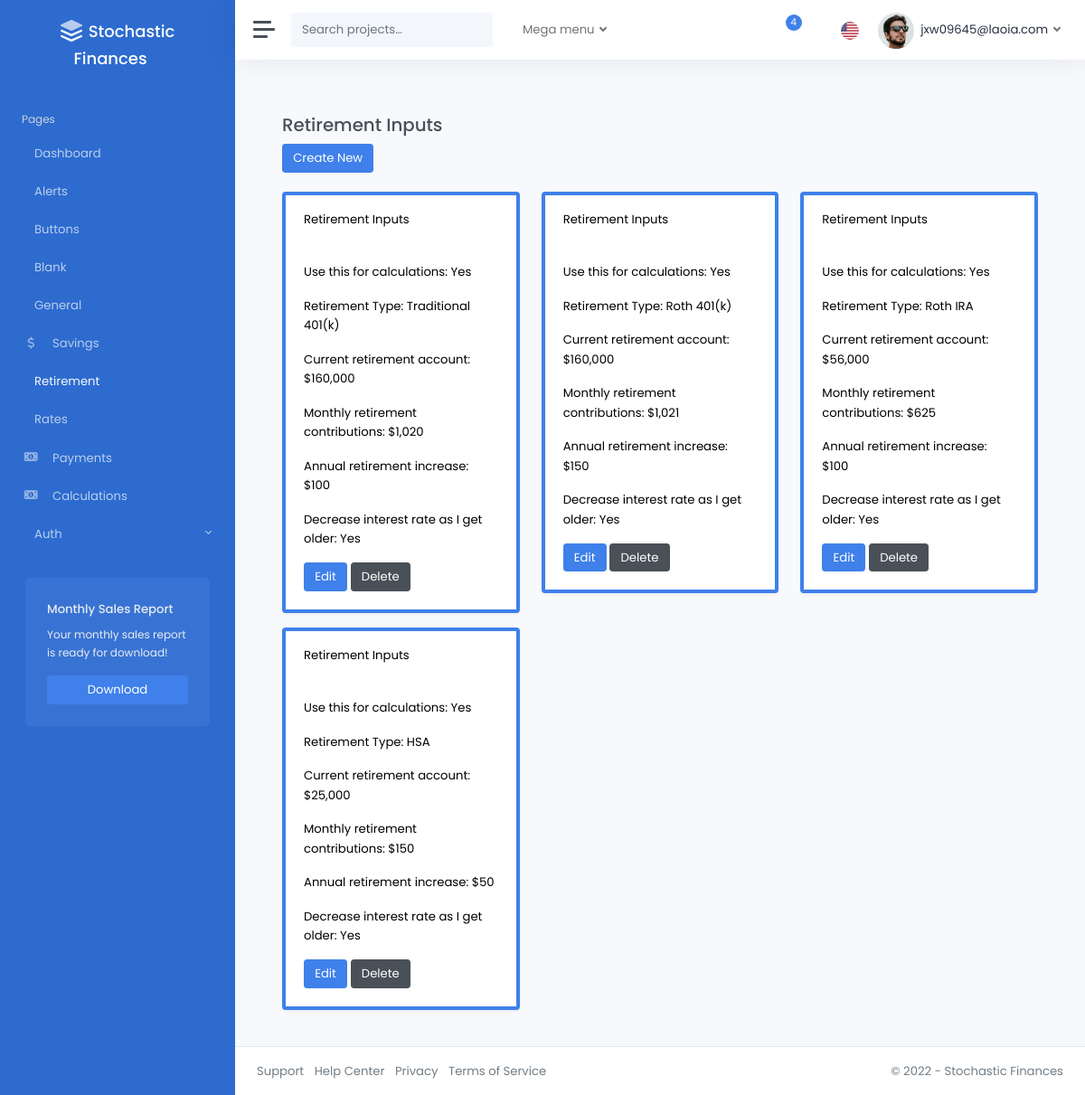
Screenshot of /retirement/ (signed in) with the database file from the repository.
### accounts/models.py (models this page shows, shortened)
class CustomUser(AbstractUser):
    pass

### pages/models.py (models this page shows)
class RetirementInputsModel(models.Model):
    RETIREMENT_TYPE_CHOICES = [
        ("traditional_401k", "Traditional 401(k)"),
        ("roth_401k", "Roth 401(k)"),
        ("traditional_ira", "Traditional IRA"),
        ("roth_ira", "Roth IRA"),
        ("hsa", "HSA"),
        ("brokerage", "Brokerage"),
    ]
    is_active = models.BooleanField(default=False)
    retirement_type = models.CharField(
        max_length=20,
        choices=RETIREMENT_TYPE_CHOICES,
        default="traditional_401k",
    )
    base_retirement = models.FloatField(
        validators=[validate_base_retirement, decimal_validator]
    )
    base_retirement_per_mo = models.FloatField(
        validators=[validate_base_retirement_per_mo, decimal_validator]
    )
    base_retirement_per_yr_increase = models.FloatField(
        validators=[validate_base_retirement_per_yr_increase, decimal_validator]
    )
    interest_rate_per_yr = models.FloatField(
        validators=[validate_rates_per_yr, decimal_validator],
        null=True,
        blank=True,
        help_text="Optional: Leave blank to use default rate from Rates form",
    )
    use_conservative_rates = models.BooleanField(
        default=True,
        help_text="Gradually reduce this account's interest rate toward 5% by age 90",
    )
    created_by = models.ForeignKey(
        CustomUser,
        related_name="retirement_inputs",
        on_delete=models.CASCADE,
        null=True,
        blank=True,
    )
    modified_at = models.DateTimeField(auto_now=True)
    class Meta:
        verbose_name_plural = "Retirement_Inputs"

### pages/views.py (the view)
@login_required
def retirement_inputs_dashboard(request):
    retirement_inputs_models = RetirementInputsModel.objects.filter(
        created_by=request.user
    )
    return render(
        request,
        "pages/retirement_inputs.html",
        {"retirement_inputs": retirement_inputs_models},
    )

### templates/pages/retirement_inputs.html (shortened to what this page needs)
{% extends 'layouts/_base.html' %}
{% load static %}
{% block content %}
<div class="container">
    <br />
    <h3>Retirement Inputs</h3>
    <div>
        <a href="{% url 'retirement_inputs_create'%}" class="btn btn-primary">Create New</a>
    </div>
    <br />
    <div class="row">
        {% for item in retirement_inputs %}
            <div class="col-md-4">
                <div class="card shadow {% if item.is_active %}border-primary{% else %}border-dark{% endif %} mb-3 text-black" style="border-width: {% if item.is_active %}4px{% else %}3px{% endif %};">
                    <div class="card-header">Retirement Inputs</div>
                    <div class="card-body">
                    <p class="card-text">Use this for calculations: {{ item.is_active|yesno|title }}</p>
                    <p class="card-text">Retirement Type: {{ item.get_retirement_type_display }}</p>
                    <p class="card-text">Current retirement account: ${{ item.base_retirement|floatformat:"0g" }}</p>
                    <p class="card-text">Monthly retirement contributions: ${{ item.base_retirement_per_mo|floatformat:"0g" }}</p>
                    <p class="card-text">Annual retirement increase: ${{ item.base_retirement_per_yr_increase|floatformat:"0g" }}</p>
                    <p class="card-text">Decrease interest rate as I get older: {{ item.use_conservative_rates|yesno|title }}</p>
                    <a href="{% url 'retirement_inputs_edit' item.id %}" class="btn btn-primary">Edit</a>
                    <a href="{% url 'retirement_inputs_delete' item.id %}" class="btn btn-secondary">Delete</a>
                    </div>
                </div>
            </div>
        {% endfor %}
    </div>
</div>
{% endblock %}

### templates/layouts/includes/navbar.html (shortened to what this page needs)
{% load static %}
<nav class="navbar navbar-expand navbar-light navbar-bg">
  <a class="sidebar-toggle">
    <i class="hamburger align-self-center"></i>
  </a>
  <form class="d-none d-sm-inline-block">
    <div class="input-group input-group-navbar">
      <input type="text" class="form-control" placeholder="Search projects…" aria-label="Search">
      <button class="btn" type="button">
      </button>
    </div>
  </form>
  <ul class="navbar-nav">
    <li class="nav-item px-2 dropdown">
      <a class="nav-link dropdown-toggle" href="#" id="servicesDropdown" role="button" data-bs-toggle="dropdown" aria-haspopup="true" aria-expanded="false">
        Mega menu
      </a>
    </li>
  </ul>
  <div class="navbar-collapse collapse">
    <ul class="navbar-nav navbar-align">
      <li class="nav-item dropdown">
        <a class="nav-icon dropdown-toggle" href="#" id="messagesDropdown" data-bs-toggle="dropdown">
          <div class="position-relative">
            <span class="indicator">4</span>
          </div>
        </a>
      </li>
      <li class="nav-item dropdown">
        <a class="nav-icon dropdown-toggle" href="#" id="alertsDropdown" data-bs-toggle="dropdown">
        </a>
      </li>
      <li class="nav-item dropdown">
        <a class="nav-flag dropdown-toggle" href="#" id="languageDropdown" data-bs-toggle="dropdown">
          <img src="{% static 'img/flags/us.png' %}" alt="English" />
        </a>
      </li>
      {% if user.is_authenticated %}
        <li class="nav-item dropdown">
          <a class="nav-link dropdown-toggle d-none d-sm-inline-block" href="#" data-bs-toggle="dropdown">
            <img src="{% static 'img/avatars/avatar.jpg' %}" class="avatar img-fluid rounded-circle me-1" alt="{{ user.email }}" /> <span class="text-dark">{{ user.email }}</span>
          </a>
        </li>
      {% else %}
        <li class="nav-item">
          <a class="nav-link" href="{% url 'account_login' %}">Sign In <i class="ml-2" data-feather="log-in"></i></a>
        </li>
      {% endif %}
    </ul>
  </div>
</nav>

### rows the page displays
CustomUser: email "jxw09645@laoia.com"
RetirementInputsModel: is_active "Yes", retirement_type "Traditional 401(k)", base_retirement "160,000", base_retirement_per_mo "1,020", base_retirement_per_yr_increase "100", use_conservative_rates "Yes"
RetirementInputsModel: is_active "Yes", retirement_type "Roth 401(k)", base_retirement "160,000", base_retirement_per_mo "1,021", base_retirement_per_yr_increase "150", use_conservative_rates "Yes"
RetirementInputsModel: is_active "Yes", retirement_type "Roth IRA", base_retirement "56,000", base_retirement_per_mo "625", base_retirement_per_yr_increase "100", use_conservative_rates "Yes"
RetirementInputsModel: is_active "Yes", retirement_type "HSA", base_retirement "25,000", base_retirement_per_mo "150", base_retirement_per_yr_increase "50", use_conservative_rates "Yes"
